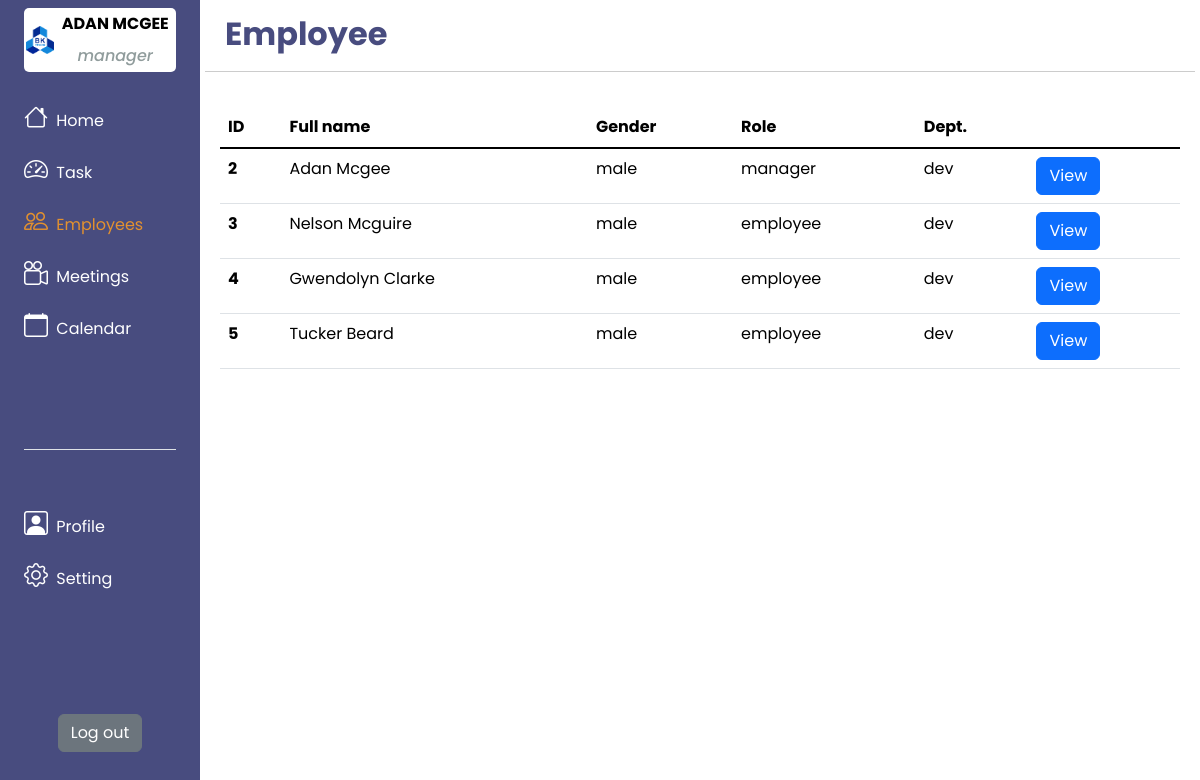
The page /pages/employee.php (signed in) on the database its author committed.
### tables this page shows
create table user (
	id int auto_increment,
    fullname varchar(30),
    gender varchar (6),
    phone varchar(10),
    username varchar(30) unique,
    password varchar(30),
    role varchar(10),
    dep varchar(5),
    primary key (id)
);

### pages/employee.php (the view, shortened to what this page needs)
<!DOCTYPE html>
<html lang="en">
<head>
    <link href="https://cdn.jsdelivr.net/npm/bootstrap@5.2.2/dist/css/bootstrap.min.css" rel="stylesheet" />
    <link rel="stylesheet" href="https://cdn.jsdelivr.net/npm/bootstrap-icons@1.9.1/font/bootstrap-icons.css">
    <link rel="stylesheet" href="../style/employee.css">
</head>
<body>
    <div class="container-fluid">
        <div class="row flex-nowrap">
            <?php
            include "../components/main/sidebar.php";
            ?>
            <div class="col-auto col-10 p-0">
                <div class="page-title">
                    <h2>Employee</h2>
                </div>
                <div class="page-content">
                    <div class="create-btn">
                    </div>
                    <div id="employeeListTable" class="table-wrapper">
                        <table class="table">
                            <thead>
                                <tr>
                                    <th scope="col">ID</th>
                                    <th scope="col">Full name</th>
                                    <th scope="col">Gender</th>
                                    <th scope="col">Role</th>
                                    <th scope="col">Dept.</th>
                                </tr>
                            </thead>
                            <tbody class="table-group-divider custom-tbody">
                                <?php
                                include "./../utils/dbConnect.php";
                                $query = " SELECT * FROM user";
                                if (isset($_SESSION) && $_SESSION['user_dep'] != '') {
                                    $query = " SELECT * FROM user WHERE dep='{$_SESSION['user_dep']}'";
                                }
                                $result = mysqli_query($conn, $query);
                                while ($row = mysqli_fetch_assoc($result)) {
                                    echo "<tr>
                                    <th scope='row'>" . $row["id"] . "</th>
                                    <td>" . $row["fullname"] . "</td>
                                    <td>" . $row["gender"] . "</td>
                                    <td>" . $row["role"] . "</td>
                                    <td>" . $row["dep"] . "</td>
                                    <td>
                                        <button type='button' class='btn btn-primary view-btn' data-bs-toggle='modal' data-bs-target='#exampleModal{$row["id"]}'>
                                            View
                                        </button>
                                        <div class='modal fade custom-modal-tbody' id='exampleModal{$row["id"]}' tabindex='-1' aria-labelledby='exampleModalLabel' aria-hidden='true'>
                                                        <h4>Full name: <span>" . $row["fullname"] . "<span/></h4>
                                                        <h4>Gender: <span>" . $row["gender"] . "<span/></h4>
                                                        <h4>Role: <span>" . $row["role"] . "<span/></h4>
                                                        <h4>Department: <span>" . $row["dep"] . "<span/></h4>
                                                        <h4>Phone: <span>" . $row["phone"] . "<span/></h4>
                                        </div>
                                    </td>
                                </tr>";
                                }
                                ?>
                            </tbody>
                        </table>
                    </div>
                </div>
            </div>
        </div>
    </div>
</body>

### style/employee.css (style rules this page uses)
.page-content .create-btn { padding: 10px; }
.page-content .table-wrapper { padding: 10px 20px; }
.page-title { padding: 10px; }
.page-content .table-wrapper .custom-tbody .view-btn { transition: 0.4s; }
#employeeListTable { height: 550px; overflow-y: scroll; }

### rows shown on the page
user: id "2", fullname "Adan Mcgee", gender "male", role "manager", dep "dev"
user: id "3", fullname "Nelson Mcguire", gender "male", role "employee", dep "dev"
user: id "4", fullname "Gwendolyn Clarke", gender "male", role "employee", dep "dev"
user: id "5", fullname "Tucker Beard", gender "male", role "employee", dep "dev"

### other values the page prints
$_SESSION['user_name'] "ADAN MCGEE"
$_SESSION['user_role'] "manager"
